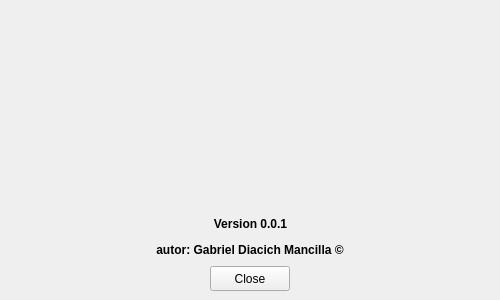
<?xml version="1.0" encoding="UTF-8"?>
<ui version="4.0">
 <class>dlg_about</class>
 <widget class="QDialog" name="dlg_about">
  <property name="geometry">
   <rect>
    <x>0</x>
    <y>0</y>
    <width>500</width>
    <height>300</height>
   </rect>
  </property>
  <property name="minimumSize">
   <size>
    <width>500</width>
    <height>300</height>
   </size>
  </property>
  <property name="maximumSize">
   <size>
    <width>500</width>
    <height>300</height>
   </size>
  </property>
  <property name="windowTitle">
   <string>Dialog</string>
  </property>
  <property name="modal">
   <bool>true</bool>
  </property>
  <widget class="QPushButton" name="pushButton">
   <property name="geometry">
    <rect>
     <x>170</x>
     <y>340</y>
     <width>75</width>
     <height>23</height>
    </rect>
   </property>
   <property name="text">
    <string>PushButton</string>
   </property>
  </widget>
  <widget class="QWidget" name="">
   <property name="geometry">
    <rect>
     <x>10</x>
     <y>0</y>
     <width>481</width>
     <height>291</height>
    </rect>
   </property>
   <layout class="QVBoxLayout" name="verticalLayout">
    <item alignment="Qt::AlignHCenter|Qt::AlignVCenter">
     <widget class="QLabel" name="label_2">
      <property name="minimumSize">
       <size>
        <width>150</width>
        <height>180</height>
       </size>
      </property>
      <property name="maximumSize">
       <size>
        <width>150</width>
        <height>180</height>
       </size>
      </property>
      <property name="text">
       <string/>
      </property>
      <property name="pixmap">
       <pixmap>assets/amiyapog.png</pixmap>
      </property>
      <property name="scaledContents">
       <bool>true</bool>
      </property>
     </widget>
    </item>
    <item alignment="Qt::AlignHCenter">
     <widget class="QLabel" name="label">
      <property name="minimumSize">
       <size>
        <width>85</width>
        <height>20</height>
       </size>
      </property>
      <property name="maximumSize">
       <size>
        <width>85</width>
        <height>20</height>
       </size>
      </property>
      <property name="font">
       <font>
        <weight>75</weight>
        <bold>true</bold>
       </font>
      </property>
      <property name="text">
       <string>Version 0.0.1</string>
      </property>
      <property name="alignment">
       <set>Qt::AlignCenter</set>
      </property>
     </widget>
    </item>
    <item alignment="Qt::AlignHCenter">
     <widget class="QLabel" name="label_4">
      <property name="minimumSize">
       <size>
        <width>200</width>
        <height>20</height>
       </size>
      </property>
      <property name="maximumSize">
       <size>
        <width>200</width>
        <height>20</height>
       </size>
      </property>
      <property name="font">
       <font>
        <weight>75</weight>
        <bold>true</bold>
       </font>
      </property>
      <property name="text">
       <string>autor: Gabriel Diacich Mancilla ©</string>
      </property>
      <property name="alignment">
       <set>Qt::AlignCenter</set>
      </property>
      <property name="wordWrap">
       <bool>false</bool>
      </property>
     </widget>
    </item>
    <item alignment="Qt::AlignHCenter">
     <widget class="QPushButton" name="btn_CloseAbout">
      <property name="minimumSize">
       <size>
        <width>80</width>
        <height>25</height>
       </size>
      </property>
      <property name="maximumSize">
       <size>
        <width>80</width>
        <height>25</height>
       </size>
      </property>
      <property name="text">
       <string>Close</string>
      </property>
     </widget>
    </item>
   </layout>
  </widget>
 </widget>
 <resources/>
 <connections/>
</ui>
